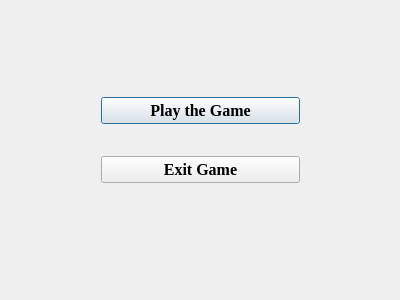
<?xml version="1.0" encoding="UTF-8"?>
<ui version="4.0">
 <class>Menu</class>
 <widget class="QDialog" name="Menu">
  <property name="geometry">
   <rect>
    <x>0</x>
    <y>0</y>
    <width>400</width>
    <height>300</height>
   </rect>
  </property>
  <property name="windowTitle">
   <string>Santa Game</string>
  </property>
  <property name="windowIcon">
   <iconset>
    <normaloff>icon.png</normaloff>icon.png</iconset>
  </property>
  <widget class="QLabel" name="label">
   <property name="geometry">
    <rect>
     <x>0</x>
     <y>0</y>
     <width>401</width>
     <height>301</height>
    </rect>
   </property>
   <property name="text">
    <string/>
   </property>
  </widget>
  <widget class="QWidget" name="layoutWidget">
   <property name="geometry">
    <rect>
     <x>90</x>
     <y>60</y>
     <width>221</width>
     <height>161</height>
    </rect>
   </property>
   <layout class="QVBoxLayout" name="verticalLayout">
    <item>
     <widget class="QPushButton" name="play">
      <property name="font">
       <font>
        <family>Times New Roman</family>
        <pointsize>12</pointsize>
        <weight>75</weight>
        <bold>true</bold>
       </font>
      </property>
      <property name="text">
       <string>Play the Game</string>
      </property>
     </widget>
    </item>
    <item>
     <widget class="QPushButton" name="exit">
      <property name="font">
       <font>
        <family>Times New Roman</family>
        <pointsize>12</pointsize>
        <weight>75</weight>
        <bold>true</bold>
       </font>
      </property>
      <property name="text">
       <string>Exit Game</string>
      </property>
     </widget>
    </item>
   </layout>
  </widget>
 </widget>
 <layoutdefault spacing="6" margin="11"/>
 <resources/>
 <connections/>
</ui>
